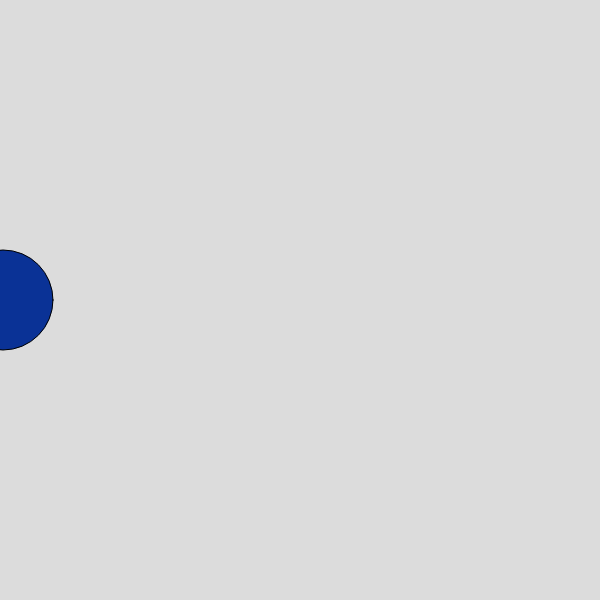
Frame 1 (no input)
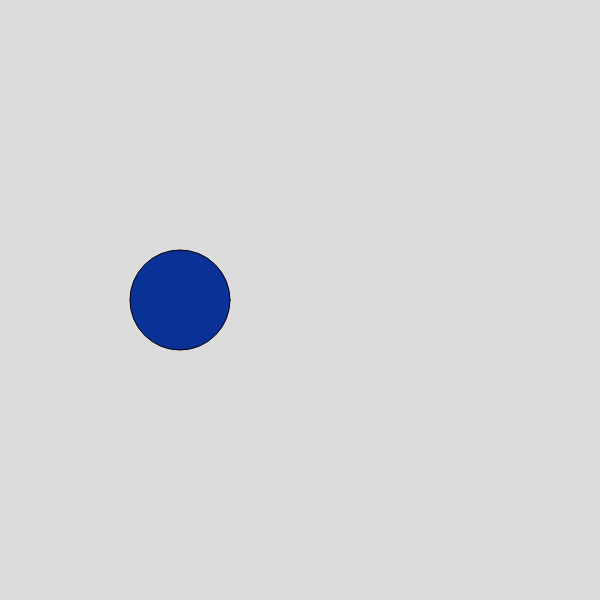
Frame 60 (no input)
Frame 120 (the mouse pressed at the canvas centre since frame 60): identical to frame 60, image omitted

The p5.js sketch that drew these frames (run headless with seeded random() and noise() and a simulated clock; from frame 60 on, the mouse is pressed at the canvas centre):

// p5.js sketch
// ── sketch.js
/*
CONDITIONAL STATEMENTS -- First Example

if (condition) {
  execute these next lines of code if condition is TRUE
  ..
}

else if (condition_2) {
  execute these next lines is condition_2 is TRUE
  ..
}
else {
  execute if all other conditions are FALSE
  ..
}
*/
let x = 0;
let y = 300;

let speed = 3;

let r;
let g; 
let b;

function setup() {
  createCanvas(600, 600);
  r = 10;
  g = 50;
  b = 150;
}

function draw() {
  background(220);
  fill (r, g, b);
  

  // if x is hitting either edge, swap its direction
  // || = OR operator; && AND operator
  if (x > 600 || x < 0) {
    speed = - 1 * random(0.5, 5.5);
    
    if (speed > 10 || x < 0) {
      speed = 1;
    }

    // for debugging (right click sketch, click "Inspect", and click "Console Tab")
    print("X: " + x);
    print("speed: " + speed);
  }
  
  /* mouseIsPressed variable allows the behavior to continously run while mouse is held down
  if (mouseIsPressed) { 
    r = random(255);
    g = random(255);
    b = random(255);
  }*/
  
  x = x + speed;
  ellipse (x, y, 100);

  
  /*
  // if we're on the right side, draw purple
  if (mouseY > (height / 3) * 2) {
      fill(150, 0, 200);
  }
  else if (mouseY > height / 3) {
      fill (0, 150, 0);
  }
  else {
    // else, draw white
    fill(255);
  }*/
/*
 if (mouseX > width / 2) {
    fill(150, 0, 200);
 }
 else {
    // else, draw white
    fill(255);
  }*/

  
  /*
  if (mouseY > 400) {
    fill (150, 0, 200);
  }
  else if (mouseY > 200) {
    fill(0, 150, 10);
  }
  else {
    fill (255);
  }*/


}

// note: different from mouseIsPressed (boolean variable)
function mousePressed() {
  x = 0; 
}


// note: different from keyIsPressed (boolean variable)
function keyPressed() {
  if (key === 'r') {
    r = random(255);
    g = random(255);
    b = random(255);
  }
}
